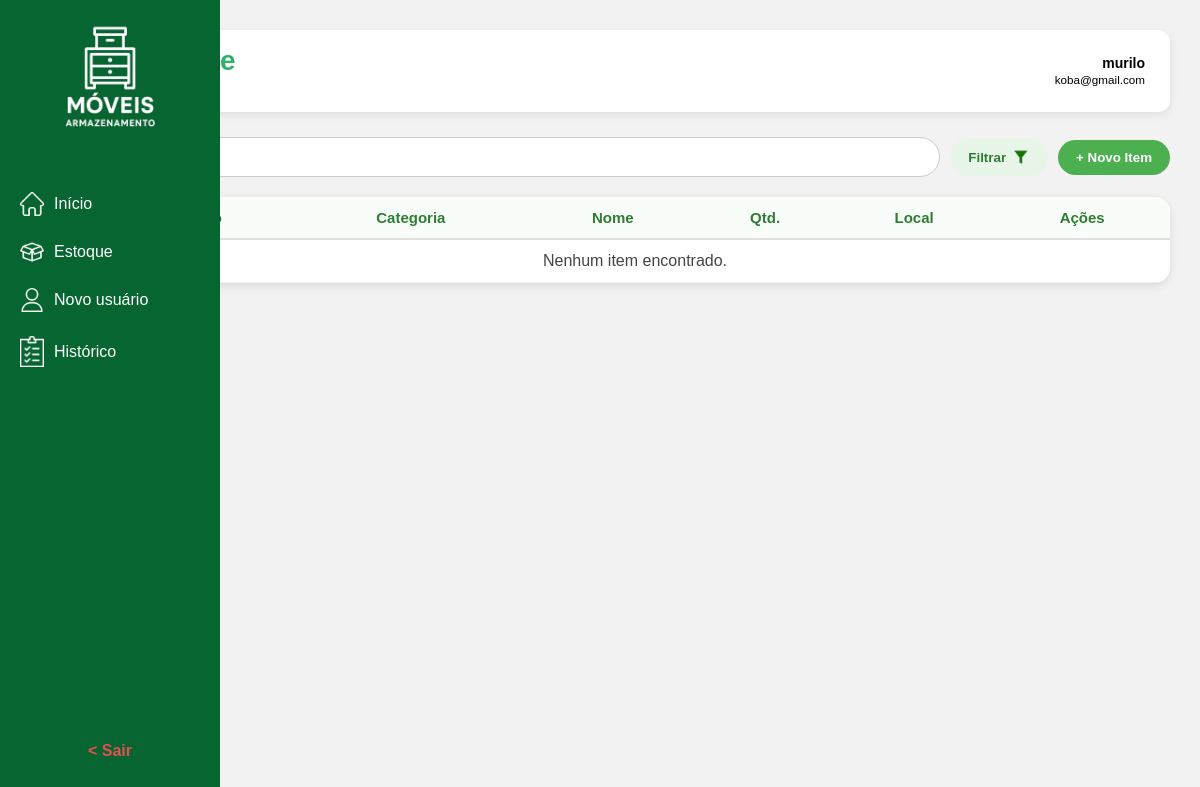
/estoque.php (signed in), run on an earlier commit of the app's database.
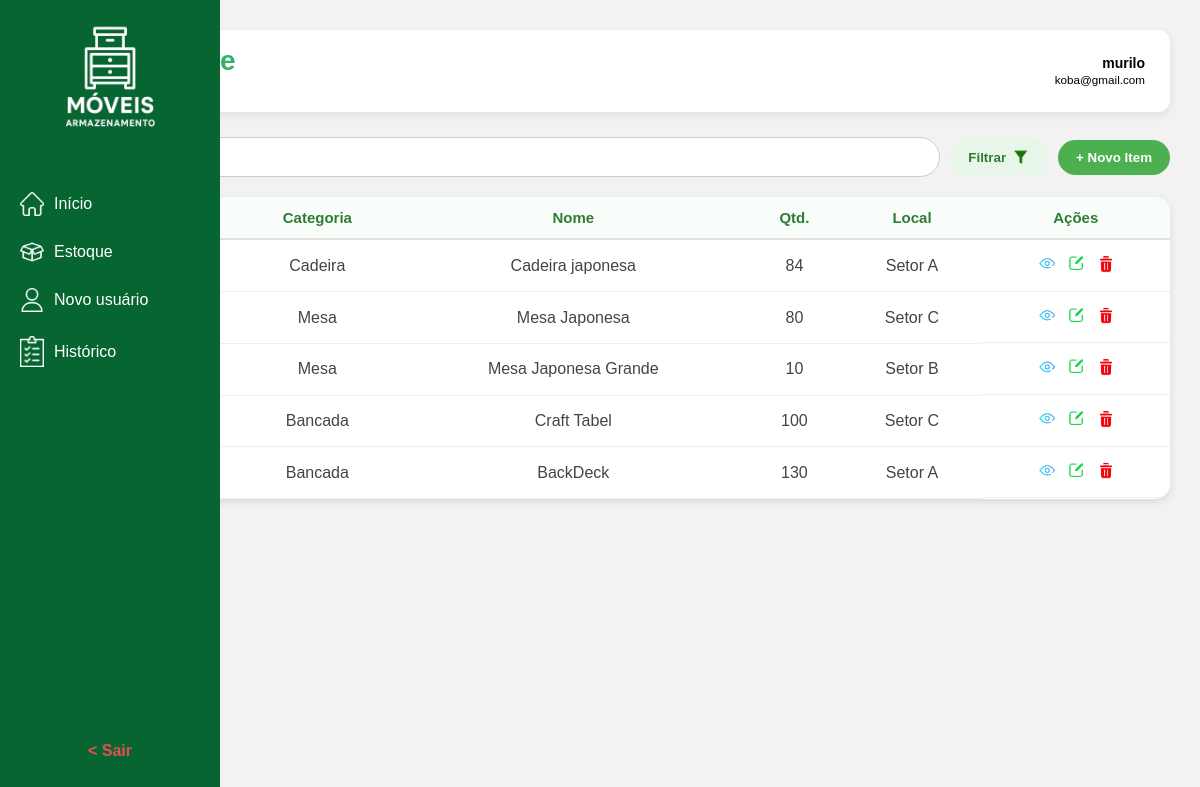
And on a later commit of the database.
### tables this page shows
CREATE TABLE `itens` (
  `id` int(11) NOT NULL,
  `codigo` varchar(50) DEFAULT NULL,
  `nome` varchar(150) NOT NULL,
  `categoria` varchar(100) DEFAULT NULL,
  `quantidade` int(11) DEFAULT 0,
  `localizacao` enum('Setor A','Setor B','Setor C') DEFAULT NULL,
  `observacoes` text DEFAULT NULL,
  `criado_por` int(11) DEFAULT NULL,
  `criado_em` datetime DEFAULT current_timestamp(),
  `atualizado_em` datetime DEFAULT current_timestamp() ON UPDATE current_timestamp()
);

### estoque.php (the view, shortened to what this page needs)
<?php
include('conexao.php');
$usuario_nome  = $_SESSION['usuario_nome'] ?? 'Usuário';
$usuario_email = $_SESSION['usuario_email'] ?? '---';
$usuario_tipo  = $_SESSION['usuario_tipo'] ?? 'funcionario';
$sql = "SELECT id, codigo, categoria, nome, quantidade, localizacao FROM itens ORDER BY id ASC";
$resultado = $conn->query($sql);
?>
<!DOCTYPE html>
<html lang="pt-BR">
<head>
    <link rel="stylesheet" href="./css/estoque.css">
    <link rel="stylesheet" href="./css/inicio.css">
</head>
<body>
<div class="container">
    <nav class="sidebar">
            <DIv id="DIVELOGO">
                <img id="logo" src="./img/logo.png" alt="Logo Móveis Armazenamento">
                <ul class="menu">
                    <li><a href="./inicio.php"><img class="icone" src="./img/casa.png" alt=""> Início</a></li>
                    <li><a href="./estoque.php"><img class="icone" src="./img/caixa-aberta.png" alt=""> Estoque</a></li>
                    <li><a href="./ver_item.php"><img class="icone" src="./img/do-utilizador.png" alt=""> Novo usuário</a></li>
                    <li><a href="#"><img class="icone" src="./img/prancheta.png" alt=""> Histórico</a></li>
                </ul>
            </DIv>
            <a id="sair" href="index.php">< Sair</a>
        </nav>
    <main class="conteudo">
        <header class="topo">
            <h1>Estoque</h1>
            <div class="usuario-info">
                <strong><?= htmlspecialchars($usuario_nome) ?></strong><br>
                <small><?= htmlspecialchars($usuario_email) ?></small>
            </div>
        </header>
        <section class="painel-estoque">
           <div class="botoes-superior">
                <input type="text" placeholder="Pesquisar item..." id="campo-pesquisa" class="input-pesquisa">
                <div class="dropdown-filtrar">
                    <button class="btn-filtrar" id="btn-filtrar">
                        Filtrar
                        <img src="./img/Filtro.png" alt="Filtrar" class="icone-btn">
                    </button>
                </div>
                <button class="btn-novo">+ Novo Item</button>
            </div>
            <div class="tabela-wrapper">
                <table class="tabela-estoque">
                    <thead>
                        <tr>
                            <th>Código</th>
                            <th>Categoria</th>
                            <th>Nome</th>
                            <th>Qtd.</th>
                            <th>Local</th>
                            <th>Ações</th>
                        </tr>
                    </thead>
                    <tbody>
                        <?php if ($resultado->num_rows > 0): ?>
                            <?php while ($item = $resultado->fetch_assoc()): ?>
                                <tr>
                                    <td>#<?= htmlspecialchars($item['codigo']) ?></td>
                                    <td><?= htmlspecialchars($item['categoria']) ?></td>
                                    <td><?= htmlspecialchars($item['nome']) ?></td>
                                    <td><?= htmlspecialchars($item['quantidade']) ?></td>
                                    <td><?= htmlspecialchars($item['localizacao']) ?></td>
                                    <td class="acoes">
                                        <a href="ver_item.php?id=<?= $item['id'] ?>" title="Ver"><img src="./img/olho.png" alt="Ver"></a>
                                        <?php if ($usuario_tipo === 'admin'): ?>
                                            <a href="#"
                                                class="btn-editar"
                                                data-id="<?= $item['id'] ?>"
                                                data-nome="<?= htmlspecialchars($item['nome']) ?>"
                                                data-codigo="<?= htmlspecialchars($item['codigo']) ?>"
                                                data-categoria="<?= htmlspecialchars($item['categoria']) ?>"
                                                data-quantidade="<?= htmlspecialchars($item['quantidade']) ?>"
                                                data-localizacao="<?= htmlspecialchars($item['localizacao']) ?>"
                                                title="Editar">
                                                <img src="./img/editar.png" alt="Editar">
                                            </a>
                                            <a href="#"
                                                class="btn-excluir"
                                                data-id="<?= $item['id'] ?>"
                                                data-nome="<?= htmlspecialchars($item['nome']) ?>"
                                                title="Excluir">
                                                <img src="./img/lixo.png" alt="Excluir">
                                            </a>
                                        <?php endif; ?>
                                    </td>
                                </tr>
                            <?php endwhile; ?>
                        <?php else: ?>
                            <tr><td colspan="6">Nenhum item encontrado.</td></tr>
                        <?php endif; ?>
                    </tbody>
                </table>
            </div>
        </section>
    </main>
</div>
</body>
</html>

### css/estoque.css (style rules this page uses)
.conteudo { flex: 1; padding: 30px; background-color: #f6f6f6; height: 100vh; overflow-y: auto; }
.topo { display: flex; justify-content: space-between; align-items: center; background: #fff; padding: 15px 25px; border-radius: 12px; box-shadow: 0 3px 10px rgba(0, 0, 0, 0.08); margin-bottom: 25px; }
.topo h1 { margin: 0; font-size: 24px; color: #2b824a; }
.usuario-info { text-align: right; font-size: 14px; }
.input-pesquisa { width: 100%; padding-left: 40px; height: 40px; border-radius: 25px; border: 1px solid #ccc; font-size: 14px; background: url('../img/ta errado.png') no-repeat 10px center; background-size: 20px 20px; box-sizing: border-box; }
.btn-filtrar { display: flex; align-items: center; gap: 6px; padding: 10px 18px; border: none; border-radius: 25px; background: #e8f5e9; color: #2e7d32; font-weight: 600; cursor: pointer; }
.icone-btn { width: 18px; height: 18px; }
.botoes-superior { display: flex; align-items: center; gap: 10px; margin-bottom: 20px; }
#campo-pesquisa { flex: 1; padding: 10px 15px; border-radius: 25px; border: 1px solid #ccc; outline: none; transition: 0.2s ease-in-out; background-color: #fff; }
.btn-filtrar, .btn-novo { padding: 10px 18px; border: none; border-radius: 25px; cursor: pointer; transition: 0.3s; font-weight: 600; }
.btn-filtrar { background: #e8f5e9; color: #2e7d32; }
.btn-novo { background: #4caf50; color: white; }
.tabela-estoque { width: 100%; border-collapse: collapse; background: #fff; border-radius: 15px; overflow: hidden; box-shadow: 0 3px 8px rgba(0, 0, 0, 0.1); }
.tabela-estoque th { text-align: center; padding: 12px; color: #2e7d32; font-size: 15px; border-bottom: 2px solid #e0e0e0; background: #f9fdf9; }
.tabela-estoque td { padding: 12px; border-bottom: 1px solid #eee; text-align: center; color: #444; }
.acoes { display: flex; justify-content: center; gap: 8px; }
.acoes a img { width: 22px; transition: transform 0.2s; }
.dropdown-filtrar { position: relative; display: inline-block; }

### css/inicio.css (style rules this page uses)
* { margin: 0; padding: 0; box-sizing: border-box; font-family: Arial, sans-serif; }
.container { display: flex; justify-content: flex-start; align-items: center; gap: 50px; }
.topo { display: flex; justify-content: space-between; align-items: center; background: #fff; padding: 15px 25px; border-radius: 12px; box-shadow: 0 3px 10px rgba(0, 0, 0, 0.08); margin-bottom: 25px; }
.topo h1 { margin: 0; font-size: 24px; color: #2b824a; }
.usuario-info { text-align: right; font-size: 14px; }
.sidebar { position: fixed; top: 0; left: 0; height: 100vh; width: 220px; background-color: #076531; color: white; display: flex; flex-direction: column; align-items: center; justify-content: space-between; padding: 20px 0; transition: width 0.3s ease; overflow: hidden; }
#DIVELOGO { display: flex; flex-direction: column; align-items: center; width: 100%; }
#logo { width: 50px; margin-bottom: 40px; transition: width 0.3s ease; }
.menu { list-style: none; width: 100%; }
.menu li { width: 100%; }
.menu a { display: flex; align-items: center; gap: 10px; padding: 12px 20px; text-decoration: none; color: white; font-size: 16px; transition: background 0.3s, padding 0.3s; white-space: nowrap; }
.icone { width: 24px; flex-shrink: 0; }
#sair { display: flex; align-items: center; justify-content: center; gap: 10px; color: rgb(230, 79, 79); text-decoration: none; font-weight: bold; padding-bottom: 20px; width: 100%; transition: color 0.3s; }
.conteudo { margin-left: 70px; width: calc(100% - 70px); flex: 1; background-color: #f2f2f2; padding: 30px; }
.conteudo h1 { color: #30b16a; font-size: 28px; margin-bottom: 20px; }
body { font-family: Arial, sans-serif; background: #f3f3f3; text-align: center; }
.container { display: flex; justify-content: center; align-items: start; gap: 50px; }

What changed in the data, as far as the page shows it:
added itens: categoria "Cadeira", nome "Cadeira japonesa", quantidade "84", localizacao "Setor A"
added itens: categoria "Mesa", nome "Mesa Japonesa", quantidade "80", localizacao "Setor C"
added itens: categoria "Mesa", nome "Mesa Japonesa Grande", quantidade "10", localizacao "Setor B"
added itens: categoria "Bancada", nome "Craft Tabel", quantidade "100", localizacao "Setor C"
added itens: categoria "Bancada", nome "BackDeck", quantidade "130", localizacao "Setor A"
Also different on the page:
text no longer shown: "Nenhum item encontrado."
